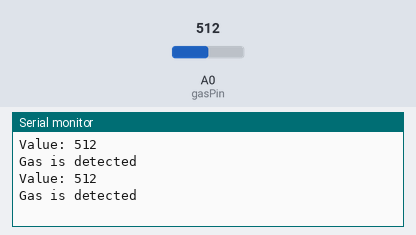
Recording of a sketch running on a simulated Arduino Uno, built with avr-gcc and run on an emulated ATmega328P. Parts: the last lines printed to the serial monitor. The test bench sets the inputs (shaded band); at power-on: A0 (gasPin) = 512.

Above: at 2.8 s.
2.9 s: A0 (gasPin) set to 360
At 5.2 s:
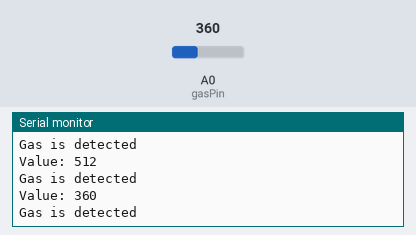
5.6 s: A0 (gasPin) set to 342
At 7.1 s:
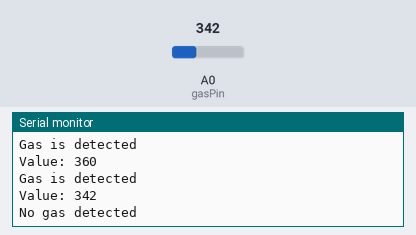
Timing chart, 0 to 8.6 s (numbered marks = the images above; inputs shaded):
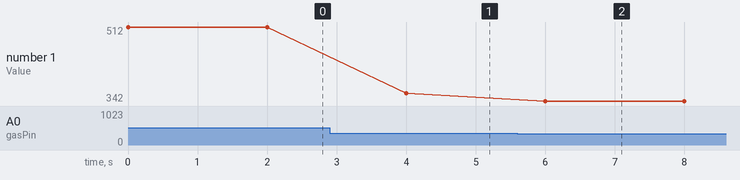

The sketch:

mq_2.ino
```cpp
#define gasPin A0


void setup() {
  Serial.begin(9600);
}

void loop() {
  int gasSensor = analogRead(gasPin);
  if (gasSensor>=350){
    Serial.print("Value: ");
    Serial.println(gasSensor);
    Serial.println("Gas is detected");
    delay(2000);
  }
  else{
    Serial.print("Value: ");
    Serial.println(gasSensor);
    Serial.println("No gas detected");
    delay(2000);
  }
}
```

Measured:
- the behaviour switches between 350 and 349 on A0 (gasPin) (found by bisection; images 1 and 2)
- after the input at 2.9 s, the serial monitor: prints a new line after 1.1 s (image 1)
- after the input at 5.6 s, the serial monitor: prints a new line after 0.40 s (image 2)
- plotted number 1: 512 → 360 after the input at 2.9 s, 360 → 342 after the input at 5.6 s
